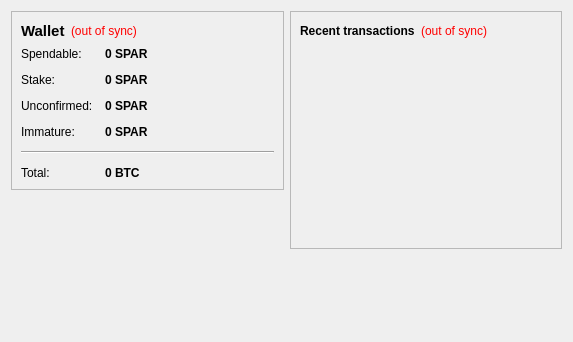
<?xml version="1.0" encoding="UTF-8"?>
<ui version="4.0">
 <class>OverviewPage</class>
 <widget class="QWidget" name="OverviewPage">
  <property name="geometry">
   <rect>
    <x>0</x>
    <y>0</y>
    <width>573</width>
    <height>342</height>
   </rect>
  </property>
  <property name="windowTitle">
   <string>Form</string>
  </property>
  <layout class="QHBoxLayout" name="horizontalLayout" stretch="1,1">
   <item>
    <layout class="QVBoxLayout" name="verticalLayout_2">
     <item>
      <widget class="QFrame" name="frame">
       <property name="frameShape">
        <enum>QFrame::StyledPanel</enum>
       </property>
       <property name="frameShadow">
        <enum>QFrame::Raised</enum>
       </property>
       <layout class="QVBoxLayout" name="verticalLayout_4">
        <item>
         <layout class="QHBoxLayout" name="horizontalLayout_4">
          <item>
           <widget class="QLabel" name="label_5">
            <property name="font">
             <font>
              <pointsize>11</pointsize>
              <weight>75</weight>
              <bold>true</bold>
             </font>
            </property>
            <property name="text">
             <string>Wallet</string>
            </property>
           </widget>
          </item>
          <item>
           <widget class="QLabel" name="labelWalletStatus">
            <property name="toolTip">
             <string>The displayed information may be out of date. Your wallet automatically synchronizes with the SPAR network after a connection is established, but this process has not completed yet.</string>
            </property>
            <property name="styleSheet">
             <string notr="true">QLabel { color: red; }</string>
            </property>
            <property name="text">
             <string notr="true">(out of sync)</string>
            </property>
            <property name="alignment">
             <set>Qt::AlignLeading|Qt::AlignLeft|Qt::AlignVCenter</set>
            </property>
           </widget>
          </item>
          <item>
           <spacer name="horizontalSpacer_2">
            <property name="orientation">
             <enum>Qt::Horizontal</enum>
            </property>
            <property name="sizeHint" stdset="0">
             <size>
              <width>40</width>
              <height>20</height>
             </size>
            </property>
           </spacer>
          </item>
         </layout>
        </item>
        <item>
         <layout class="QFormLayout" name="formLayout_2">
          <property name="fieldGrowthPolicy">
           <enum>QFormLayout::AllNonFixedFieldsGrow</enum>
          </property>
          <property name="horizontalSpacing">
           <number>12</number>
          </property>
          <property name="verticalSpacing">
           <number>12</number>
          </property>
          <item row="0" column="0">
           <widget class="QLabel" name="label">
            <property name="text">
             <string>Spendable:</string>
            </property>
           </widget>
          </item>
          <item row="0" column="1">
           <widget class="QLabel" name="labelBalance">
            <property name="font">
             <font>
              <weight>75</weight>
              <bold>true</bold>
             </font>
            </property>
            <property name="cursor">
             <cursorShape>IBeamCursor</cursorShape>
            </property>
            <property name="toolTip">
             <string>Your current spendable balance</string>
            </property>
            <property name="text">
             <string notr="true">0 SPAR</string>
            </property>
            <property name="textInteractionFlags">
             <set>Qt::LinksAccessibleByMouse|Qt::TextSelectableByKeyboard|Qt::TextSelectableByMouse</set>
            </property>
           </widget>
          </item>
          <item row="1" column="0">
           <widget class="QLabel" name="label_6">
            <property name="text">
             <string>Stake:</string>
            </property>
           </widget>
          </item>
          <item row="1" column="1">
           <widget class="QLabel" name="labelStake">
            <property name="font">
             <font>
              <weight>75</weight>
              <bold>true</bold>
             </font>
            </property>
            <property name="cursor">
             <cursorShape>IBeamCursor</cursorShape>
            </property>
            <property name="toolTip">
             <string>Total of coins that was staked, and do not yet count toward the current balance</string>
            </property>
            <property name="text">
             <string notr="true">0 SPAR</string>
            </property>
            <property name="textInteractionFlags">
             <set>Qt::LinksAccessibleByMouse|Qt::TextSelectableByKeyboard|Qt::TextSelectableByMouse</set>
            </property>
           </widget>
          </item>
          <item row="2" column="0">
           <widget class="QLabel" name="label_3">
            <property name="text">
             <string>Unconfirmed:</string>
            </property>
           </widget>
          </item>
          <item row="2" column="1">
           <widget class="QLabel" name="labelUnconfirmed">
            <property name="font">
             <font>
              <weight>75</weight>
              <bold>true</bold>
             </font>
            </property>
            <property name="cursor">
             <cursorShape>IBeamCursor</cursorShape>
            </property>
            <property name="toolTip">
             <string>Total of transactions that have yet to be confirmed, and do not yet count toward the current balance</string>
            </property>
            <property name="text">
             <string notr="true">0 SPAR</string>
            </property>
            <property name="textInteractionFlags">
             <set>Qt::LinksAccessibleByMouse|Qt::TextSelectableByKeyboard|Qt::TextSelectableByMouse</set>
            </property>
           </widget>
          </item>
          <item row="3" column="0">
           <widget class="QLabel" name="labelImmatureText">
            <property name="text">
             <string>Immature:</string>
            </property>
           </widget>
          </item>
          <item row="3" column="1">
           <widget class="QLabel" name="labelImmature">
            <property name="font">
             <font>
              <weight>75</weight>
              <bold>true</bold>
             </font>
            </property>
            <property name="toolTip">
             <string>Mined balance that has not yet matured</string>
            </property>
            <property name="text">
             <string notr="true">0 SPAR</string>
            </property>
            <property name="textInteractionFlags">
             <set>Qt::LinksAccessibleByMouse|Qt::TextSelectableByKeyboard|Qt::TextSelectableByMouse</set>
            </property>
           </widget>
          </item>
          <item row="4" column="0" colspan="2">
           <widget class="Line" name="line">
            <property name="orientation">
             <enum>Qt::Horizontal</enum>
            </property>
           </widget>
          </item>
          <item row="5" column="0">
           <widget class="QLabel" name="labelTotalText">
            <property name="text">
             <string>Total:</string>
            </property>
           </widget>
          </item>
          <item row="5" column="1">
           <widget class="QLabel" name="labelTotal">
            <property name="font">
             <font>
              <weight>75</weight>
              <bold>true</bold>
             </font>
            </property>
            <property name="cursor">
             <cursorShape>IBeamCursor</cursorShape>
            </property>
            <property name="toolTip">
             <string>Your current total balance</string>
            </property>
            <property name="text">
             <string notr="true">0 BTC</string>
            </property>
            <property name="textInteractionFlags">
             <set>Qt::LinksAccessibleByMouse|Qt::TextSelectableByKeyboard|Qt::TextSelectableByMouse</set>
            </property>
           </widget>
          </item>
         </layout>
        </item>
       </layout>
      </widget>
     </item>
     <item>
      <spacer name="verticalSpacer">
       <property name="orientation">
        <enum>Qt::Vertical</enum>
       </property>
       <property name="sizeHint" stdset="0">
        <size>
         <width>20</width>
         <height>40</height>
        </size>
       </property>
      </spacer>
     </item>
    </layout>
   </item>
   <item>
    <layout class="QVBoxLayout" name="verticalLayout_3">
     <item>
      <widget class="QFrame" name="frame_2">
       <property name="frameShape">
        <enum>QFrame::StyledPanel</enum>
       </property>
       <property name="frameShadow">
        <enum>QFrame::Raised</enum>
       </property>
       <layout class="QVBoxLayout" name="verticalLayout">
        <item>
         <layout class="QHBoxLayout" name="horizontalLayout_2">
          <item>
           <widget class="QLabel" name="label_4">
            <property name="text">
             <string>&lt;b&gt;Recent transactions&lt;/b&gt;</string>
            </property>
           </widget>
          </item>
          <item>
           <widget class="QLabel" name="labelTransactionsStatus">
            <property name="toolTip">
             <string>The displayed information may be out of date. Your wallet automatically synchronizes with the SPAR network after a connection is established, but this process has not completed yet.</string>
            </property>
            <property name="styleSheet">
             <string notr="true">QLabel { color: red; }</string>
            </property>
            <property name="text">
             <string notr="true">(out of sync)</string>
            </property>
            <property name="alignment">
             <set>Qt::AlignRight|Qt::AlignTrailing|Qt::AlignVCenter</set>
            </property>
           </widget>
          </item>
          <item>
           <spacer name="horizontalSpacer">
            <property name="orientation">
             <enum>Qt::Horizontal</enum>
            </property>
            <property name="sizeHint" stdset="0">
             <size>
              <width>40</width>
              <height>20</height>
             </size>
            </property>
           </spacer>
          </item>
         </layout>
        </item>
        <item>
         <widget class="QListView" name="listTransactions">
          <property name="styleSheet">
           <string notr="true">QListView { background: transparent; }</string>
          </property>
          <property name="frameShape">
           <enum>QFrame::NoFrame</enum>
          </property>
          <property name="verticalScrollBarPolicy">
           <enum>Qt::ScrollBarAlwaysOff</enum>
          </property>
          <property name="horizontalScrollBarPolicy">
           <enum>Qt::ScrollBarAlwaysOff</enum>
          </property>
          <property name="selectionMode">
           <enum>QAbstractItemView::NoSelection</enum>
          </property>
         </widget>
        </item>
       </layout>
      </widget>
     </item>
     <item>
      <spacer name="verticalSpacer_2">
       <property name="orientation">
        <enum>Qt::Vertical</enum>
       </property>
       <property name="sizeHint" stdset="0">
        <size>
         <width>20</width>
         <height>40</height>
        </size>
       </property>
      </spacer>
     </item>
    </layout>
   </item>
  </layout>
 </widget>
 <resources/>
 <connections/>
</ui>
